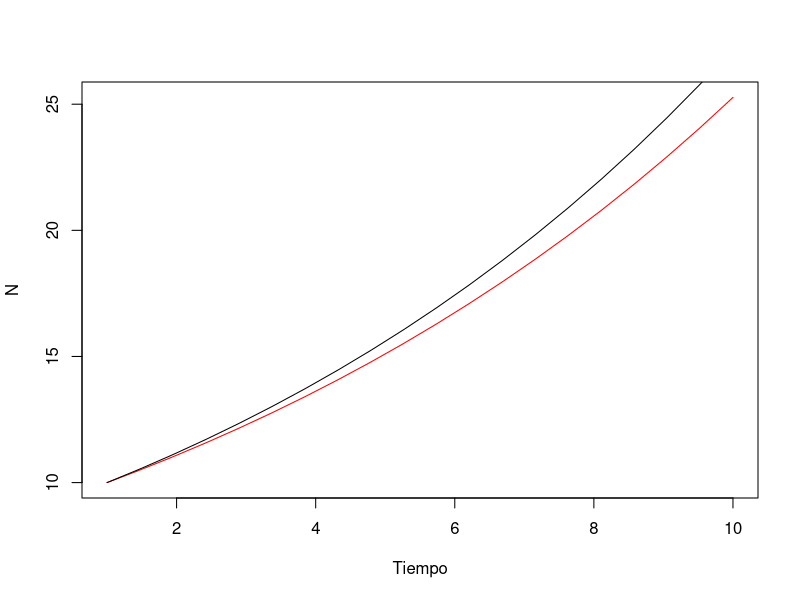

R code for this plot:
## ---- chunk 1
knitr::opts_chunk$set(echo = TRUE)
## ---- chunk 2
r <- 0.1; h <- 0.5; t <- 10
N <- numeric(t/h); N[1] <- 10
for(i in 2:length(N)){N[i] = N[i-1] + r*N[i-1]*h}
N1 <- 10 * exp(seq(0, 10, len = 20)*r)
plot(seq(1, 10, len = 20), N, type = "l", col = "red", xlab = "Tiempo", ylab = "N")
lines(seq(1, 10, len = 20), N1)
## ---- chunk 3
f <- function(x){print(x)}
## ---- chunk 4
f(1)
## ---- chunk 5
g <- function(x, y){print(x + y)}
g(1, 3)
## ---- chunk 6
h <- function(x, y, z = "a"){print(paste0(x + y, "=", z))}
h(1, 2, "b")
